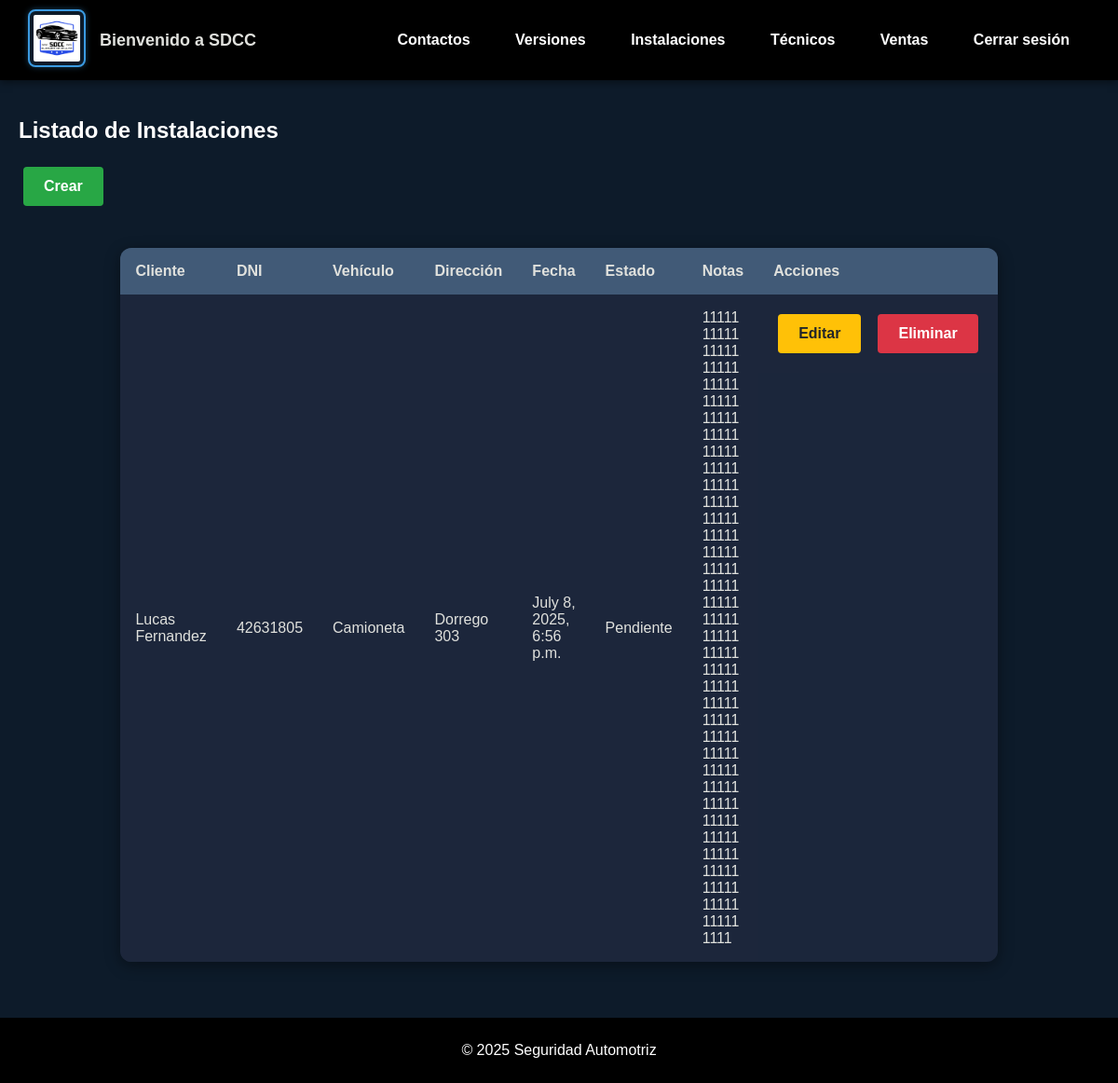
Page /instalaciones/ (signed in) on the earlier database version.
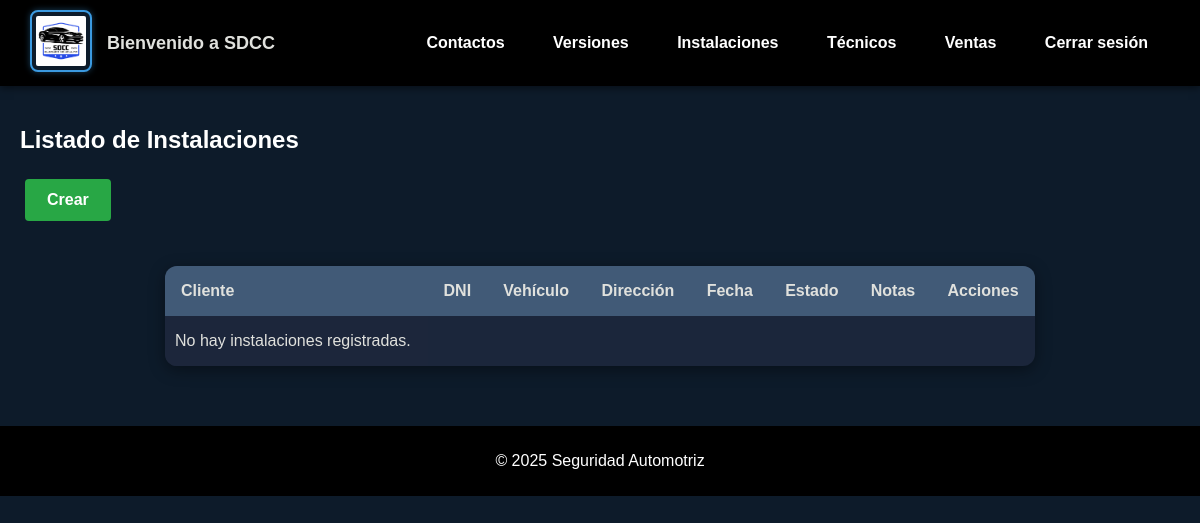
Same page on the later database version.
### App/models.py (models this page shows, shortened)
class Instalacion(models.Model):
    ESTADOS = [
        ('Pendiente', 'Pendiente'),
        ('Completado', 'Completado'),
    ]
    cliente = models.ForeignKey('Contacto', on_delete=models.CASCADE)
    vehiculo = models.CharField(max_length=25)
    direccion = models.CharField(max_length=50)
    fecha_instalacion = models.DateTimeField()
    estado = models.CharField(choices=ESTADOS)
    notas = models.TextField(blank=True, null=True, max_length = 600)

class Contacto(models.Model):
    dni = models.IntegerField(unique=True)
    nombre = models.CharField(max_length=25)
    apellido = models.CharField(max_length=25)
    email = models.EmailField(max_length=40)
    telefono = models.CharField(max_length=10)

### App/views.py (the view)
# urls.py: path('instalaciones/', instalacion_list, name='instalacion_list'),
@solo_superusuario
def instalacion_list(request):
    instalaciones = Instalacion.objects.all()
    return render(request, 'App/instalacion_list.html', {'instalaciones': instalaciones})

### App/views.py (called while the page is built)
def solo_superusuario(view_func):
    return user_passes_test(lambda u: u.is_superuser)(view_func)

### App/Templates/App/instalacion_list.html
{% extends 'App/base.html' %}
{% block content %}
<h2>Listado de Instalaciones</h2>
<div class="acciones-superiores">
    <a href="{% url 'instalacion_create' %}" class="btn-crear">Crear</a>
</div>
<table class="tabla-instalaciones">
    <thead>
        <tr>
            <th>Cliente</th>
            <th>DNI</th>
            <th>Vehículo</th>
            <th>Dirección</th>
            <th>Fecha</th>
            <th>Estado</th>
            <th>Notas</th>
            <th>Acciones</th>
        </tr>
    </thead>
    <tbody>
        {% for instalacion in instalaciones %}
        <tr>
            <td>{{ instalacion.cliente.nombre }} {{ instalacion.cliente.apellido }}</td>
            <td>{{ instalacion.cliente.dni }}</td>
            <td>{{ instalacion.vehiculo }}</td>
            <td>{{ instalacion.direccion }}</td>
            <td>{{ instalacion.fecha_instalacion }}</td>
            <td>{{ instalacion.estado }}</td>
            <td>{{ instalacion.notas }}</td>
            <td>
                <div class="acciones-tabla">
                <a href="{% url 'instalacion_update' instalacion.id %}" class="btn-actualizar">Editar</a>
                <a href="{% url 'instalacion_delete' instalacion.id %}" class="btn-eliminar">Eliminar</a>
                </div>
            </td>
        </tr>
        {% empty %}
        <tr>
            <td colspan="8" style="padding-left: 10px; text-align: left;">No hay instalaciones registradas.</td>
        </tr>
        {% endfor %}
    </tbody>
</table>
{% endblock %}

### App/Templates/App/base.html (shortened to what this page needs)
{% load static %}
<!DOCTYPE html>
<html lang="es">
<head>
    <link rel="stylesheet" href="{% static 'App/estilos.css' %}">
</head>
<body>
    <header class="navbar">
        <div class="logo-container">
            <a href="{% url 'home' %}">
                <img src="{% static 'App/Logo.png' %}" class="logo-navbar">
            </a>
            <span class="bienvenida-texto">Bienvenido a SDCC</span>
        </div>
    <nav>
        {% if user.is_authenticated and user.is_superuser %}
            <a href="{% url 'contacto_list' %}">Contactos</a>
            <a href="{% url 'versionproducto_list' %}">Versiones</a>
            <a href="{% url 'instalacion_list' %}">Instalaciones</a>
            <a href="{% url 'tecnico_list' %}">Técnicos</a>
            <a href="{% url 'venta_list' %}">Ventas</a>
            <a href="{% url 'cerrar_sesion' %}">Cerrar sesión</a>
        {% else %}
            <a href="{% url 'superuser_login' %}">Login</a>
        {% endif %}
    </nav>
</header>
    <main>
        {% block content %}{% endblock %}
    </main>
    <footer>
        <p>&copy; 2025 Seguridad Automotriz</p>
    </footer>
</body>
</html>

### App/static/App/estilos.css (style rules this page uses)
body { margin: 0; font-family: Arial, sans-serif; background-color: #0D1B2A; color: white; }
header { background-color: black; padding: 15px; text-align: center; }
.navbar { position: sticky; top: 0; z-index: 1000; background-color: black; display: flex; align-items: center; justify-content: space-between; padding: 10px 30px; box-shadow: 0 2px 8px rgba(0,0,0,0.5); }
.logo-container { display: flex; align-items: center; gap: 15px; }
.logo-navbar { height: 50px; width: auto; border: 2px solid #3B9AE1; border-radius: 8px; padding: 4px; background-color: #0D1B2A; box-shadow: 0 0 6px rgba(59, 154, 225, 0.4); }
.bienvenida-texto { color: #E0E1DD; font-size: 18px; font-weight: bold; }
nav a { color: white; margin: 0 10px; text-decoration: none; font-weight: bold; padding: 8px 12px; transition: background-color 0.2s, color 0.2s; border-radius: 6px; }
main { padding: 20px; }
footer { background-color: black; color: white; text-align: center; padding: 10px; }
.btn-crear, .btn-actualizar, .btn-eliminar, .btn-cancelar { padding: 10px 20px; border: 2px solid transparent; border-radius: 4px; font-weight: bold; margin: 5px; text-decoration: none; display: inline-block; transition: border-color 0.2s, background 0.2s; }
.btn-crear { background-color: #28a745; color: white; }
.tabla-contactos, .tabla-instalaciones, .tabla-tecnico, .tabla-ventas, .tabla-versionproducto { width: 75%; margin: 40px auto; border-collapse: separate; border-spacing: 0; border-radius: 12px; overflow: hidden; box-shadow: 0 4px 16px rgba(0, 0, 0, 0.4); background-color: #1B263B; border: none; }
.tabla-contactos th, .tabla-contactos td, .tabla-instalaciones th, .tabla-instalaciones td, .tabla-tecnico th, .tabla-tecnico td, .tabla-ventas th, .tabla-ventas td, .tabla-versionproducto th, .tabla-versionproducto td { padding: 16px; text-align: left; color: #E0E1DD; background-color: rgba(29, 38, 59, 0.95); }
.tabla-contactos th, .tabla-instalaciones th, .tabla-tecnico th, .tabla-ventas th, .tabla-versionproducto th { background-color: #415A77; font-weight: bold; }
.tabla-contactos td:last-child, .tabla-instalaciones td:last-child, .tabla-tecnico td:last-child, .tabla-ventas td:last-child, .tabla-versionproducto td:last-child { white-space: nowrap; text-align: left; min-width: 160px; }
.acciones-tabla, .tabla-contactos td:last-child, .tabla-instalaciones td:last-child, .tabla-tecnico td:last-child, .tabla-ventas td:last-child, .tabla-versionproducto td:last-child { display: flex; flex-wrap: nowrap; gap: 8px; align-items: center; }

Differences in the rows shown:
removed Instalacion: cliente.nombre "Lucas", cliente.apellido "Fernandez", cliente.dni "42631805", vehiculo "Camioneta", direccion "Dorrego 303", fecha_instalacion "July 8, 2025, 6:56 p.m.", estado "Pendiente", notas "111111111111111111111111111111111111111111111111111111111111111111111111111111111111111111111111111111111111111111111111111111111111111111111111111111111111111111111111111111111111111111111"
Other differences:
text now shown: "No hay instalaciones registradas."
